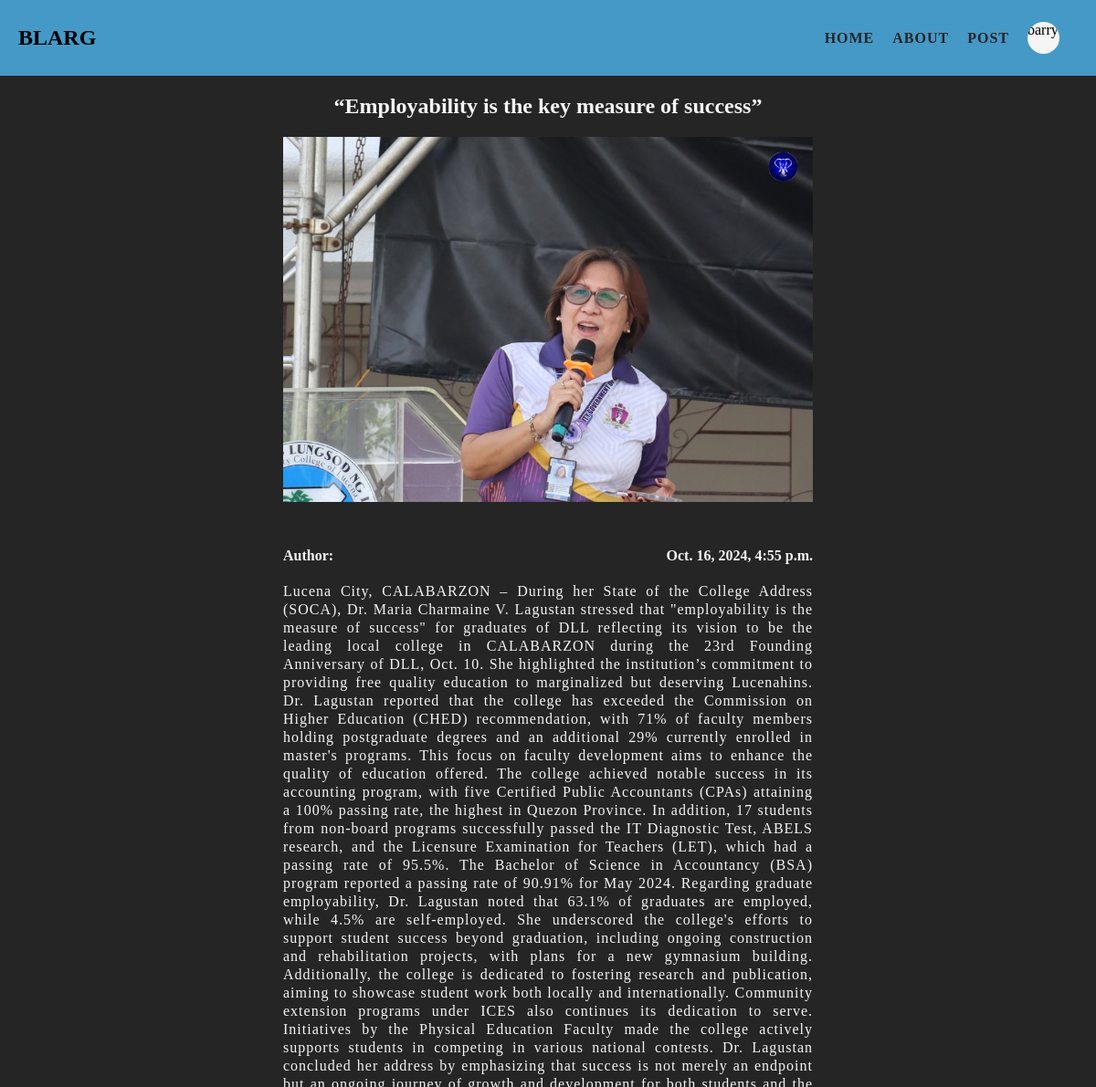
The app's page /posts/employability-is-the-key-measure-of-success (signed in) with its own data.
### POST/models.py (models this page shows, shortened)
class Post(models.Model):
	title = models.CharField(max_length=200)
	content = models.TextField()
	banner = models.ImageField(default="perl.png", blank=True)
	author = models.ForeignKey(User, on_delete=models.CASCADE, default=None)
	slug = models.SlugField(blank=True)
	posted_at = models.DateTimeField(auto_now_add=True)

### POST/views.py (the view)
# urls.py: path("<slug:slug>", views.post_page, name="page")
def post_page(request, slug):
	specificPost = Post.objects.get(slug=slug)
	return render(request, "POSTS/post_page.html",{
		"specificPost":specificPost
		})

### POST/templates/POSTS/post_page.html (shortened to what this page needs)
{% extends "layout.html" %}
{% block content %}
	<section id="post-page">
		<div class="post-content">
			<h1>{{specificPost.title}}</h1>
			<div class="header">
				<div class="head">
					<img src="{{specificPost.banner.url}}" alt="header banner">
				</div>
				<p>
					<span>Author: {{post.author}}</span>
					<span>{{specificPost.posted_at}}</span>
				</p>
			</div>
			<p class="page-content">
				{{specificPost.content}}
			</p>
		</div>
	</section>
{% endblock %}

### templates/layout.html (shortened to what this page needs)
<!DOCTYPE html>
{% load static %}
<html lang="en">
<head>
	<link rel="stylesheet" href="{% static 'styles.css' %}">
</head>
<body>
	<nav class="nav-bar">
		<h1 id="hero">BLARG</h1>
		<ul class="nav-items">
			<li><a href="{% url 'home' %}">home</a></li>
			<li><a href="{% url 'about' %}">about</a></li>
			<li><a href="{% url 'POST:list' %}">post</a></li>
			{% if user.is_authenticated %}
				<li>
					<div id="userPanel">
						<p>{{user}}</p>
					</div>
				</li>
			{% else %}
				<li><a href="{% url 'USER:login' %}">login</a></li>
			{% endif %}
		</ul>
	</nav>
	<main>
		{% block content %}
		{% endblock %}
	</main>
</body>
</html>

### static/styles.css (style rules this page uses)
* { margin: 0; }
body { box-sizing: border-box; height: 100vh; width: 100vw; }
.nav-bar { background-color: #4599C7; height: 7%; display: flex; justify-content: space-between; align-items: center; padding-inline: 20px; }
.nav-items { display: flex; list-style-type: none; align-items: center; gap: 20px; }
.nav-items a { text-decoration: none; text-transform: uppercase; font-weight: bold; color: #252525; letter-spacing: 1px; }
.nav-items #userPanel { width: 35px; height: 35px; border-radius: 100px; overflow: hidden; background-color: whitesmoke; }
main { background-color: #252525; color: whitesmoke; height: 93%; width: 100%; display: flex; justify-content: center; overflow: auto; }
.header { display: flex; gap: 160px; align-items: center; }
.post-content { margin: 20px 10px; }
#post-page { width: 50%; }
#post-page .post-content h1 { text-align: center; }
.header { display: flex; flex-direction: column; gap: 10px; }
#post-page .post-content .head { width: 100%; height: 400px; border-radius: 5px; background-color: #67B8E4; margin: 20px 0px; }
#post-page .post-content .head img { height: 100%; width: 100%; object-fit: cover; object-position: top; }
.header p { width: 100%; display: flex; justify-content: space-between; margin: 20px 0px; font-weight: bold; }
.page-content { letter-spacing: 1px; line-height: 125%; text-align: justify; }

### records on screen
Post: title "“Employability is the key measure of success”", banner (picture), posted_at "Oct. 16, 2024, 4:55 p.m.", content "Lucena City, CALABARZON – During her State of the College Address (SOCA), Dr. Maria Charmaine V. Lagustan stressed that \"employability is the measure of success\" for graduates of DLL reflecting its vision to be the leading local college in CALABARZON during the 23rd Founding Anniversary of DLL, Oct. 10. She highlighted the institution’s commitment to providing free quality education to marginalized but deserving Lucenahins. Dr. Lagustan reported that the college has exceeded the Commission on Higher Education (CHED) recommendation, with 71% of faculty members holding postgraduate degrees and an additional 29% currently enrolled in master's programs. This focus on faculty development aims to…"

### other values on screen
{{ user }} "barry"
